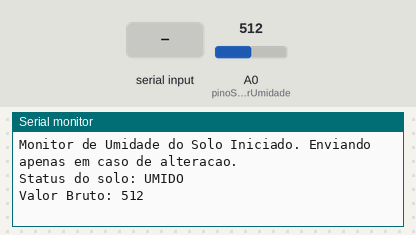
This sketch was run on a simulated Arduino Uno, built with avr-gcc and run on an emulated ATmega328P. On the bench: the last lines printed to the serial monitor. The test bench sets the inputs (shaded band); at power-on: A0 (pinoSensorUmidade) = 512.

Above: at 1.2 s.
1.3 s: A0 (pinoSensorUmidade) set to 810
At 2.8 s:
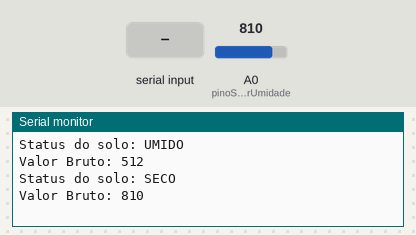
3.1 s: "1" received over Serial
At 4.3 s:
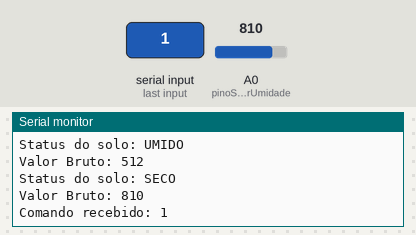
4.6 s: "A" received over Serial
At 5.5 s:
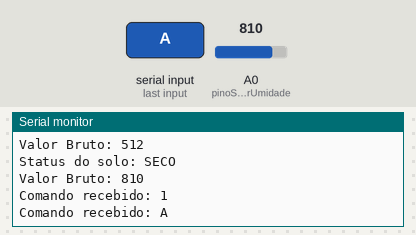
6.1 s: "B" received over Serial
At 6.6 s:
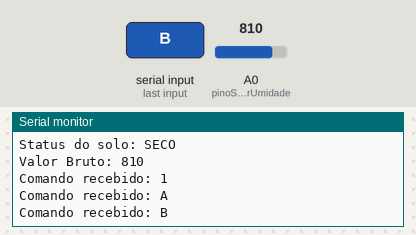
7.6 s: "C" received over Serial
At 8.8 s:
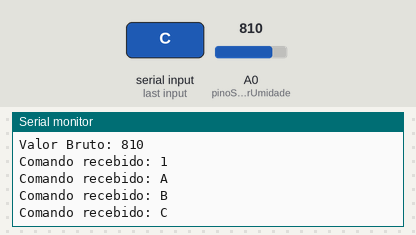
9.1 s: "D" received over Serial
At 10.2 s:
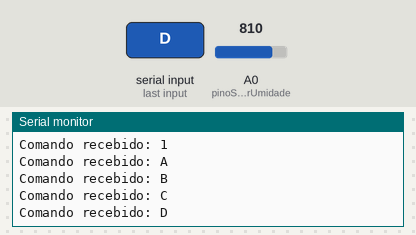

The sketch:

ardMRele.ino
```cpp
#define R1 7
#define R2 6
#define R3 5
#define R4 4
const int pinoSensorUmidade = A0;

const int LIMIAR_SECO = 800;
int valorUmidade = 0;
String statusSoloAtual = "";
String statusSoloAnterior = "INICIAL";

void setup() {
  pinMode(R1, OUTPUT);
  pinMode(R2, OUTPUT);
  pinMode(R3, OUTPUT);
  pinMode(R4, OUTPUT);
  Serial.begin(9600);
  Serial.println("Arduino pronto. Aguardando comandos do Node.js...");
  digitalWrite(R1, HIGH);
  digitalWrite(R2, HIGH);
  digitalWrite(R3, HIGH);
  digitalWrite(R4, HIGH);

  Serial.println("Monitor de Umidade do Solo Iniciado. Enviando apenas em caso de alteracao.");
}
void loop() {
  if (Serial.available() > 0) {
    char comando = Serial.read();

    Serial.print("Comando recebido: ");
    Serial.println(comando);

    switch (comando) {
      case '1': digitalWrite(R1, LOW); break;
      case '2': digitalWrite(R2, LOW); break;
      case '3': digitalWrite(R3, LOW); break;
      case '4': digitalWrite(R4, LOW); break;

      case 'A': digitalWrite(R1, HIGH); break;
      case 'B': digitalWrite(R2, HIGH); break;
      case 'C': digitalWrite(R3, HIGH); break;
      case 'D': digitalWrite(R4, HIGH); break;

      default: Serial.println("Comando desconhecido!"); break;
    }
  }

  valorUmidade = analogRead(pinoSensorUmidade);

  if (valorUmidade > LIMIAR_SECO) {
    statusSoloAtual = "SECO";
  } else {
    statusSoloAtual = "UMIDO";
  }

  if (statusSoloAtual != statusSoloAnterior) {
    Serial.print("Status do solo: ");
    Serial.println(statusSoloAtual);
    Serial.print("Valor Bruto: ");
    Serial.println(valorUmidade);
    statusSoloAnterior = statusSoloAtual;
  }

  delay(500);
}
```

Measured:
- after the input at 1.3 s, the serial monitor: prints a new line after 0.31 s (image 1)
- after the input at 3.1 s, the serial monitor: prints a new line at once (image 2)
- after the input at 4.6 s, the serial monitor: prints a new line at once (image 3)
- after the input at 6.1 s, the serial monitor: prints a new line at once (image 4)
- after the input at 7.6 s, the serial monitor: prints a new line at once (image 5)
- after the input at 9.1 s, the serial monitor: prints a new line at once (image 6)
